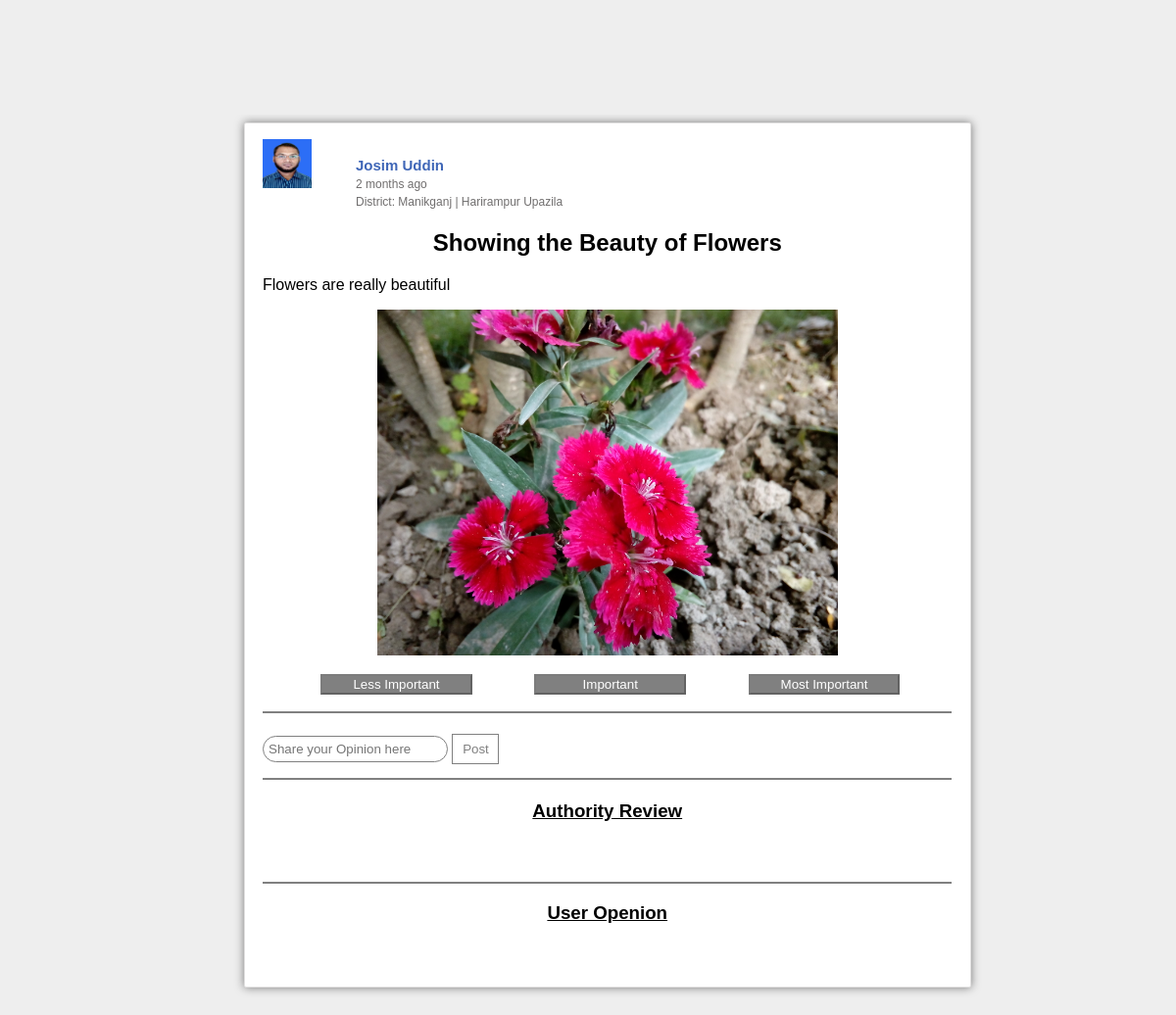
The page /authority/message.php?post_id=13 on the database its author committed.
### tables this page shows
CREATE TABLE `complaint` (
  `post_id` int(100) NOT NULL,
  `user_id` varchar(40) NOT NULL,
  `user_fullname` varchar(40) NOT NULL,
  `post_title` text NOT NULL,
  `post_text` text NOT NULL,
  `attatchment` varchar(100) NOT NULL,
  `date_time` timestamp NOT NULL DEFAULT CURRENT_TIMESTAMP,
  `post_type` varchar(40) NOT NULL,
  `upazila_code` varchar(40) NOT NULL,
  `district_code` varchar(50) NOT NULL,
  `post_date` date NOT NULL
);

CREATE TABLE `user_info` (
  `SL` int(11) NOT NULL,
  `user_name` varchar(40) NOT NULL,
  `full_name` varchar(40) NOT NULL,
  `password` varchar(40) NOT NULL,
  `mail_address` varchar(40) NOT NULL,
  `nid_no` int(20) NOT NULL,
  `date_birth` date NOT NULL,
  `division_name` varchar(40) NOT NULL,
  `district_name` varchar(30) NOT NULL,
  `district_code` varchar(30) NOT NULL,
  `upazila_name` varchar(30) NOT NULL,
  `upazila_code` varchar(30) NOT NULL,
  `profile_image` varchar(100) NOT NULL,
  `status` int(50) NOT NULL DEFAULT '1',
  `post_status` int(50) NOT NULL DEFAULT '1'
);

### main/functions.php (called while the page is built, shortened)
<?php
	class  Main{
		public function timeAgo($time_ago){
  $time_ago        = strtotime($time_ago);
  $current_time    = time();
  $time_difference = $current_time - $time_ago;
  $seconds         = $time_difference;
  $minutes = round($seconds / 60);
  $hours   = round($seconds / 3600);
  $days    = round($seconds / 86400);
  $weeks   = round($seconds / 604800);
  $months  = round($seconds / 2629440);
  $years   = round($seconds / 31553280);
  if ($seconds <= 60){
    return "Just Now";
  } else if ($minutes <= 60){
    if ($minutes == 1){
      return "one minute ago";
    } else {
      return "$minutes minutes ago";
    }
  } else if ($hours <= 24){
    if ($hours == 1){
      return "an hour ago";
    } else {
      return "$hours hrs ago";
    }
  } else if ($days <= 7){
    if ($days == 1){
      return "yesterday";
    } else {
      return "$days days ago";
    }
  } else if ($weeks <= 4.3){
    if ($weeks == 1){
      return "a week ago";
    } else {
      return "$weeks weeks ago";
    }
  } else if ($months <= 12){
    if ($months == 1){
      return "a month ago";
    } else {
      return "$months months ago";
    }
  } else {
    if ($years == 1){
      return "one year ago";
    } else {
      return "$years years ago";
    }
  }
		}
	}
?>

### authority/message.php (the view, shortened to what this page needs)
<?php
	include 'main/functions.php';
	$get    = new Main;
?>
<!DOCTYPE html>
<html lang="en">
<head>
	<link rel="stylesheet" href="css/home.css">
	<link rel="stylesheet" href="css/profile.css">
	<link rel="stylesheet" href="css/tab_content.css">
	<link rel="stylesheet" href="css/style.css">
</head>
<body>
	<?php include 'connection.php'; ?>
<?php
$post_id=$_GET['post_id'];
$sql0 = mysqli_query($conn, "SELECT * FROM complaint WHERE post_id='$post_id'");
		while ($row0 = mysqli_fetch_array($sql0)) {
		$type=$row0['post_type'];
		}
	  ?>
	<div class="container">
		<div class="main_info" style="width: 98%; border: none; box-shadow: none;">
			<div id="about_me">
<?php
if ($type=="Generel") {
?>
<div class="row_personal_post">
		<div class="post_body" style="margin-top: 0.3%; width: 100%; margin-left: 13%;">
			<div class="post_body_middle" style="width: 73%;">
				<?php
					$post_type="Generel";
					$sql_post_view = mysqli_query($conn, "SELECT complaint.user_fullname, complaint.post_id, complaint.post_title, complaint.post_text, complaint.attatchment, complaint.date_time, complaint.upazila_code, user_info.profile_image, user_info.upazila_name, user_info.district_name, user_info.user_name FROM complaint, user_info WHERE  complaint.post_type='$post_type' AND complaint.post_id='$post_id' AND user_info.full_name=complaint.user_fullname");
						while ($row_post = mysqli_fetch_array($sql_post_view))
				       		{
				       			$post_user_name=$row_post['user_fullname'];
				       			$time_ago=$row_post['date_time'];
				       			$post_user_image=$row_post['profile_image'];
				       	?>
			<div style="width: 93%; margin-left: 8%;" class="post-show" id="<?php echo $row_post['post_id']; ?>">
				<div class="post-show-inner">
					<div class="post-header">
						<div class="post-left-box">
							<div class="id-img-box"><img src="uploads/<?php echo $post_user_image ?>"></img></div>
							<div class="id-name">
								<ul>
									<li><a href="#"><?php echo $post_user_name ?></a></li>
									<li><small style="color: #706E6E;"><?php echo $get->timeAgo($time_ago); ?></small></li>
									<li><small style="color: #706E6E;">District: <?php echo $row_post['district_name']; ?> | <?php echo $row_post['upazila_name']; ?></small></li>
								</ul>
							</div>
						</div>
					</div>
					<br>
					<div class="post-body">
						<div class="post-header-text">
							<h2 align="center"><?php echo $row_post['post_title']; ?></h2>
							<p><?php echo $row_post['post_text']; ?></p>
						</div>
						<div class="post-img">
							<center>
								<?php
								if (isset($row_post['attatchment']) && !empty($row_post['attatchment'])) { ?>
							<img align="center" src="post_image/<?php echo $row_post['attatchment']; ?>" style="color: gray;" alt="No Image Available"></img>
								<?php
								}
								?>
							</center>
						</div>
						<?php
							       $post_id= $row_post['post_id'];
				       $sql_less_important_count = mysqli_query($conn, "SELECT SUM(less_important_count) FROM rating WHERE post_id=$post_id");
					while ($row1 = mysqli_fetch_array($sql_less_important_count))
				       {
				       	$less_count= $row1['SUM(less_important_count)'];
				       }
				       $sql_important_count = mysqli_query($conn, "SELECT SUM(important_count) FROM rating WHERE post_id=$post_id");
					while ($row2 = mysqli_fetch_array($sql_important_count))
				       {
				       	$im_count= $row2['SUM(important_count)'];
				       }
				       $sql_most_important_count = mysqli_query($conn, "SELECT SUM(most_important_count) FROM rating WHERE post_id=$post_id");
					while ($row3 = mysqli_fetch_array($sql_most_important_count))
				       {
				       	$most_count= $row3['SUM(most_important_count)'];
				       }
						?>
						<div class="post-footer">
							<div class="post_footer_inner">
								<form>
									<?php
								       $fetch=false;
									if($fetch==false)
									{ ?>
									    <button class="review_btn" name="less_im_btn" disabled>Less Important</button><?php echo $less_count; ?>
										<button class="review_btn" name="im_btn" disabled>Important</button><?php echo $im_count; ?>
										<button class="review_btn" name="more_i_btn" disabled>Most Important</button><?php echo $most_count; ?>
									<?php }
									?>
								</form>
							</div>
						</div>
						<br>
						<hr style="margin-top: 2%; margin-bottom: 3%; border:0.5px solid gray;">
							<div class="comment_div">
								<form>
									<input type="text" class="comment_input_box" name="comment" placeholder="Share your Opinion here">
									<button class="post_comment_button" name="p_c_btn" disabled>Post</button>
								</form>
								<hr style="margin-top: 2%; margin-bottom: 3%; border:0.5px solid gray;">
								<div class="authority_review" >
									<h3 style="background-color: white; text-decoration: underline;" align="center">Authority Review</h3>
								</div>
													<hr style="margin-top: 2%; margin-bottom: 2%; border:0.5px solid gray;">
												<h3 style="text-decoration: underline;" align="center">User Openion</h3>
							</div>
						<br>
						<br>
					</div>
				</div>
			</div>
							<?php
				       	}
							?>
				</div>
		</div>
	</div>
<?php } ?>
		</div>
	</div>
</div>
</body>
</html>

### css/home.css (style rules this page uses)
* { font-family: 'Siyam Rupali' 'The Times New Roman'; src: url('https://bits.wikimedia.org/static-current/extensions/UniversalLanguageSelector/data/fontrepo/fonts/SiyamRupali/SiyamRupali.eot?version=1.070'); src: local('Siyam Rupali'), url('https://bits.wikimedia.org/static-current/extensions/UniversalLanguageSelector/data/fontrepo/fonts/SiyamRupali/SiyamRupali.woff?version=1.070') format('woff'), url('https://bits.wikimedia.org/static-current/extensions/UniversalLanguageSelector/data/fontrepo/fonts/SiyamRupali/SiyamRupali.ttf?version=1.070') format('truetype'); font-style: normal; }
body { background-color: #eeeeee; }
.container { overflow: hidden; width: 100%; }
.post_body { margin-top: 2.7%; width: 99.87%; background-color: transparent; overflow: hidden; padding-bottom: 3%; }
.post_body_middle { float: left; width: 100%; }
.post-show { width: 40%; margin-left: 30%; margin-top: 1%; margin-bottom: 2%; background: #FFF none repeat scroll 0% 0%; border-radius: 2px; background-color: white; box-shadow: 0 0 10px rgba(0,0,0,0.5); }
.post-show-inner { width:95%; margin:10px auto; }
.post-header { width:100%; height:60px; }
.post-header-text { margin:8px 0px; }
.post-img { width:100%; height:auto; max-height:400px; }
.post-img img { max-width:100%; max-height:394px; }
.post-left-box { width:80%; height:auto; }
.post-left-box ul { list-style:none; }
.post-left-box ul li { display:block; padding-left: -5px; }
.post-left-box ul li a { text-decoration: none; font-size: 15px; font-weight: bold; color: #3F66B7; }
.post-left-box ul li small { font-size: 12px; color: #D2D1D1; }
.id-img-box { width:52px; height:50px; float:left; margin-top: 1%; }
.id-img-box img { width:100%; height:100%; }
.id-name { padding-left: 24px; padding-top: 1px; }
.post-footer { width:100%; height:20px; margin-top:5px; }
.review_btn { margin-top: 2%; margin-left: 8.4%; margin-bottom: 2%; cursor: pointer; background-color: gray; color: white; width: 22%; }
.comment_input_box { border:1px solid gray; border-radius: 25px; padding: 5px; height: 5%; }
.post_comment_button { width: 4vw; cursor: pointer; background-color: transparent; border: 0.5px solid gray; color: gray; padding: 1%; text-align: center; text-decoration: none; display: inline-block; }

### css/profile.css (style rules this page uses)
* { font-family: 'Siyam Rupali' 'The Times New Roman'; src: url('https://bits.wikimedia.org/static-current/extensions/UniversalLanguageSelector/data/fontrepo/fonts/SiyamRupali/SiyamRupali.eot?version=1.070'); src: local('Siyam Rupali'), url('https://bits.wikimedia.org/static-current/extensions/UniversalLanguageSelector/data/fontrepo/fonts/SiyamRupali/SiyamRupali.woff?version=1.070') format('woff'), url('https://bits.wikimedia.org/static-current/extensions/UniversalLanguageSelector/data/fontrepo/fonts/SiyamRupali/SiyamRupali.ttf?version=1.070') format('truetype'); font-style: normal; }
body { background-color: #eeeeee; }
.container { overflow: hidden; margin-top: 3%; width: 100%; }
.main_info { overflow: hidden; float: left; width: 78%; margin-left: 1%; margin-bottom: 3%; margin-top: 3%; border: solid 1px #555555; background-color: transparent; box-shadow: 0 0 10px rgba(0,0,0,0.7); }
#about_me { margin:4% 4% 1% 2%; }

### css/style.css (style rules this page uses)
* { font-family:helvetica,arial,sans-serif; }
.post-show { width: 490px; background: #FFF none repeat scroll 0% 0%; border-radius: 2px; border: 1px solid #E1E0E0; }
.post-show-inner { width:95%; margin:10px auto; }
.post-header { width:100%; height:60px; }
.post-header-text { margin:8px 0px; }
.post-img { width:100%; height:auto; max-height:400px; }
.post-img img { max-width:470px; max-height:394px; }
.post-left-box { width:80%; height:auto; }
.post-left-box ul { list-style:none; }
.post-left-box ul li { display:block; }
.post-left-box ul li a { text-decoration: none; font-size: 15px; font-weight: bold; color: #3F66B7; }
.post-left-box ul li small { font-size: 12px; color: #D2D1D1; }
.id-img-box { width:50px; height:50px; float:left; }
.id-img-box img { width:100%; height:100%; }
.id-name { padding: 8px 55px; }
.post-footer { width:100%; height:20px; margin-top:5px; }

### rows shown on the page
complaint: user_info.profile_image (picture), user_fullname "Josim Uddin", date_time "2 months ago", user_info.district_name "Manikganj", user_info.upazila_name "Harirampur Upazila", post_title "Showing the Beauty of Flowers", post_text "Flowers are really beautiful", attatchment (picture)
